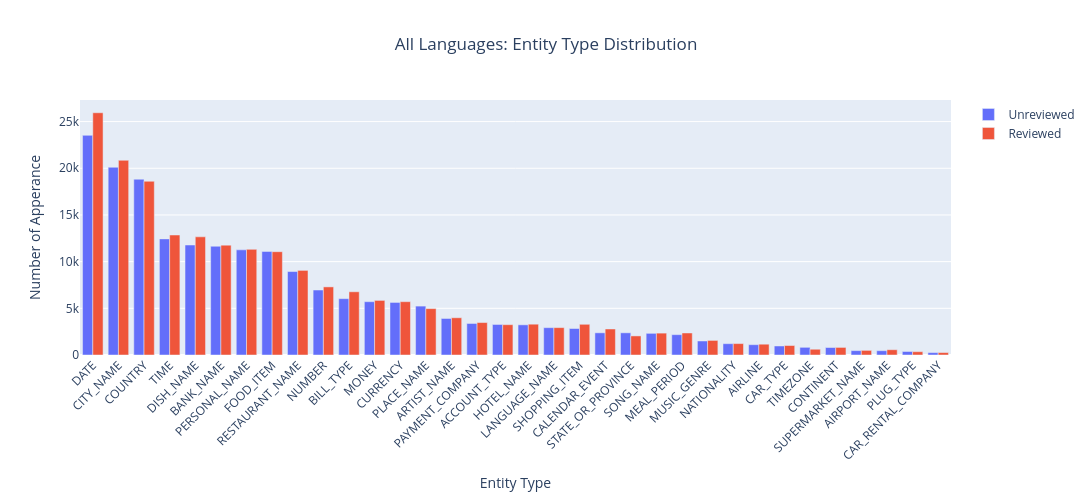
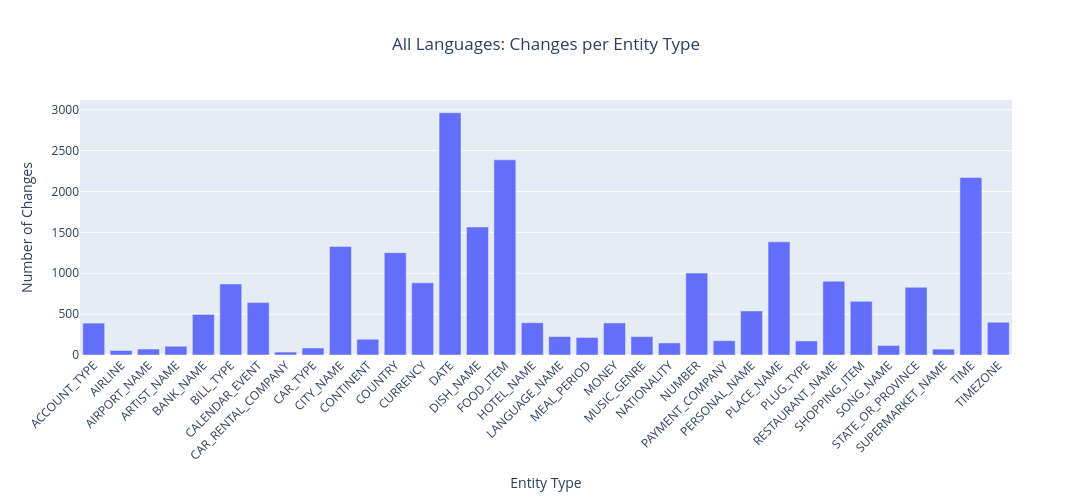
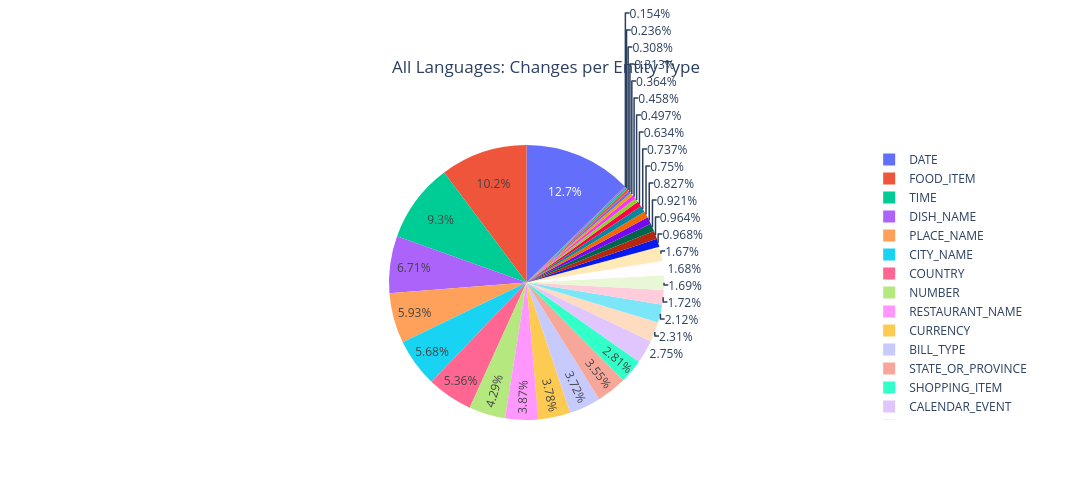
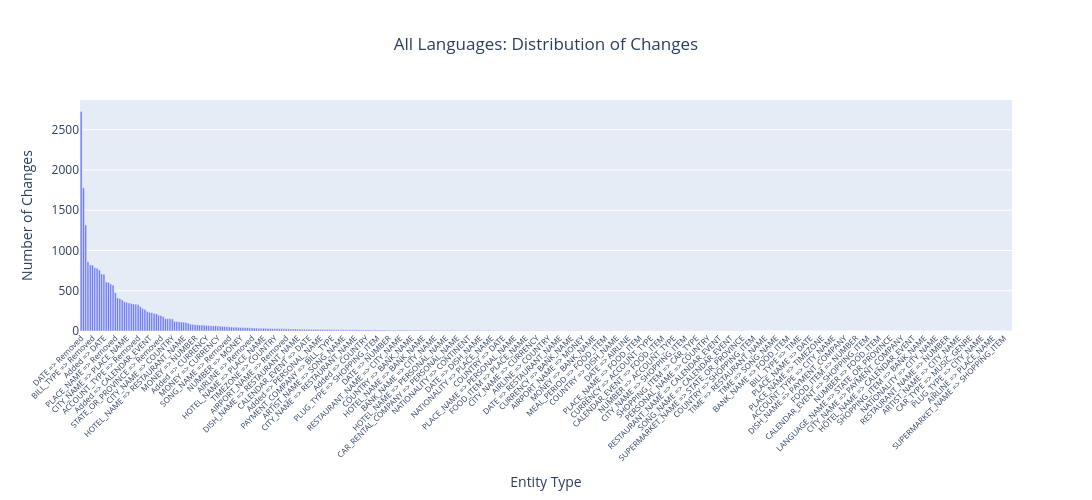

These figures' notebook cell, in order:
### Markdown cell above
### Entity Analysis

### Code cell
from mlds.analysis_data import version_compare
import plotly.io as pio

pio.renderers.default = "jupyterlab+png"


combined_unreviewed = []
combined_reviewed = []
for lan in sorted(LANGUAGES):
    unreviewed = entity_manager.load_data(lan, reviewed=False)
    reviewed = entity_manager.load_data(lan, reviewed=True)

    combined_unreviewed.extend(unreviewed)
    combined_reviewed.extend(reviewed)

result = version_compare(
    combined_unreviewed, combined_reviewed, prefix="All Languages: "
)
result = version_compare(
    combined_unreviewed, combined_reviewed, majority=True, prefix="All Languages: "
)

### Figure 1 — Plotly figure (JSON) as saved in the notebook; plotly's stock layout.template omitted (floating-point values rounded to 4 significant figures)
{"data": [{"name": "Unreviewed", "type": "bar", "x": ["DATE", "CITY_NAME", "COUNTRY", "TIME", "DISH_NAME", "BANK_NAME", "PERSONAL_NAME", "FOOD_ITEM", "RESTAURANT_NAME", "NUMBER", "BILL_TYPE", "MONEY", "CURRENCY", "PLACE_NAME", "ARTIST_NAME", "PAYMENT_COMPANY", "ACCOUNT_TYPE", "HOTEL_NAME", "LANGUAGE_NAME", "SHOPPING_ITEM", "CALENDAR_EVENT", "STATE_OR_PROVINCE", "SONG_NAME", "MEAL_PERIOD", "MUSIC_GENRE", "NATIONALITY", "AIRLINE", "CAR_TYPE", "TIMEZONE", "CONTINENT", "SUPERMARKET_NAME", "AIRPORT_NAME", "PLUG_TYPE", "CAR_RENTAL_COMPANY"], "y": [23529, 20111, 18829, 12436, 11782, 11649, 11265, 11094, 8939, 6960, 6034, 5710, 5630, 5238, 3913, 3377, 3271, 3232, 2927, 2838, 2377, 2377, 2320, 2178, 1501, 1213, 1105, 967, 823, 802, 469, 461, 376, 257]}, {"name": "Reviewed", "type": "bar", "x": ["DATE", "CITY_NAME", "COUNTRY", "TIME", "DISH_NAME", "BANK_NAME", "PERSONAL_NAME", "FOOD_ITEM", "RESTAURANT_NAME", "NUMBER", "BILL_TYPE", "MONEY", "CURRENCY", "PLACE_NAME", "ARTIST_NAME", "PAYMENT_COMPANY", "HOTEL_NAME", "SHOPPING_ITEM", "ACCOUNT_TYPE", "LANGUAGE_NAME", "CALENDAR_EVENT", "MEAL_PERIOD", "SONG_NAME", "STATE_OR_PROVINCE", "MUSIC_GENRE", "NATIONALITY", "AIRLINE", "CAR_TYPE", "CONTINENT", "TIMEZONE", "AIRPORT_NAME", "SUPERMARKET_NAME", "PLUG_TYPE", "CAR_RENTAL_COMPANY"], "y": [25947, 20853, 18608, 12853, 12658, 11768, 11316, 11065, 9062, 7295, 6772, 5848, 5711, 4968, 3989, 3476, 3300, 3289, 3247, 2933, 2787, 2360, 2344, 2044, 1563, 1223, 1157, 1015, 812, 617, 567, 496, 354, 263]}], "layout": {"height": 500, "title": {"text": "All Languages: Entity Type Distribution", "x": 0.5, "xanchor": "center"}, "width": 1500, "xaxis": {"tickangle": -45, "title": {"text": "Entity Type"}}, "yaxis": {"title": {"text": "Number of Apperance"}}}}

### Figure 2 — Plotly figure (JSON) as saved in the notebook; plotly's stock layout.template omitted (floating-point values rounded to 4 significant figures)
{"data": [{"type": "bar", "x": ["ACCOUNT_TYPE", "AIRLINE", "AIRPORT_NAME", "ARTIST_NAME", "BANK_NAME", "BILL_TYPE", "CALENDAR_EVENT", "CAR_RENTAL_COMPANY", "CAR_TYPE", "CITY_NAME", "CONTINENT", "COUNTRY", "CURRENCY", "DATE", "DISH_NAME", "FOOD_ITEM", "HOTEL_NAME", "LANGUAGE_NAME", "MEAL_PERIOD", "MONEY", "MUSIC_GENRE", "NATIONALITY", "NUMBER", "PAYMENT_COMPANY", "PERSONAL_NAME", "PLACE_NAME", "PLUG_TYPE", "RESTAURANT_NAME", "SHOPPING_ITEM", "SONG_NAME", "STATE_OR_PROVINCE", "SUPERMARKET_NAME", "TIME", "TIMEZONE"], "y": [390, 55, 73, 107, 496, 869, 641, 36, 85, 1327, 193, 1252, 883, 2964, 1566, 2388, 395, 226, 215, 392, 225, 148, 1002, 175, 539, 1385, 172, 903, 657, 116, 828, 72, 2172, 401]}], "layout": {"height": 500, "title": {"text": "All Languages: Changes per Entity Type", "x": 0.5, "xanchor": "center"}, "width": 1500, "xaxis": {"tickangle": -45, "title": {"text": "Entity Type"}}, "yaxis": {"title": {"text": "Number of Changes"}}}}

### Figure 3 — Plotly figure (JSON) as saved in the notebook; plotly's stock layout.template omitted (floating-point values rounded to 4 significant figures)
{"data": [{"labels": ["ACCOUNT_TYPE", "AIRLINE", "AIRPORT_NAME", "ARTIST_NAME", "BANK_NAME", "BILL_TYPE", "CALENDAR_EVENT", "CAR_RENTAL_COMPANY", "CAR_TYPE", "CITY_NAME", "CONTINENT", "COUNTRY", "CURRENCY", "DATE", "DISH_NAME", "FOOD_ITEM", "HOTEL_NAME", "LANGUAGE_NAME", "MEAL_PERIOD", "MONEY", "MUSIC_GENRE", "NATIONALITY", "NUMBER", "PAYMENT_COMPANY", "PERSONAL_NAME", "PLACE_NAME", "PLUG_TYPE", "RESTAURANT_NAME", "SHOPPING_ITEM", "SONG_NAME", "STATE_OR_PROVINCE", "SUPERMARKET_NAME", "TIME", "TIMEZONE"], "type": "pie", "values": [390, 55, 73, 107, 496, 869, 641, 36, 85, 1327, 193, 1252, 883, 2964, 1566, 2388, 395, 226, 215, 392, 225, 148, 1002, 175, 539, 1385, 172, 903, 657, 116, 828, 72, 2172, 401]}], "layout": {"height": 500, "title": {"text": "All Languages: Changes per Entity Type", "x": 0.5, "xanchor": "center"}, "width": 1500}}

### Figure 4 — Plotly figure (JSON) as saved in the notebook; plotly's stock layout.template omitted (floating-point values rounded to 4 significant figures; data arrays with more than 128 entries replaced by an {"elided": "..."} marker saying what was removed)
{"data": [{"type": "bar", "x": {"elided": "409 str values"}, "y": {"elided": "409 int values"}}], "layout": {"height": 500, "title": {"text": "All Languages: Distribution of Changes", "x": 0.5, "xanchor": "center"}, "width": 1500, "xaxis": {"tickangle": -45, "tickfont": {"size": 8}, "title": {"text": "Entity Type"}}, "yaxis": {"title": {"text": "Number of Changes"}}}}
